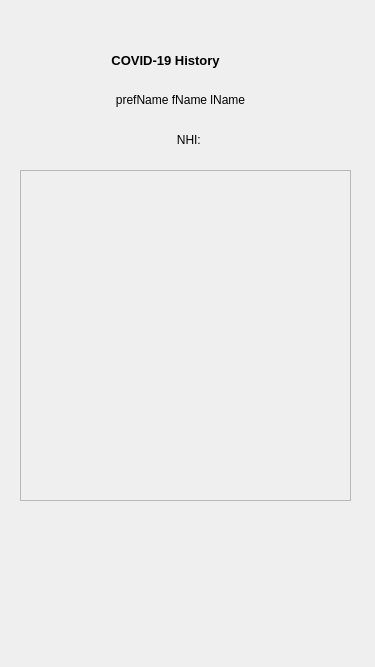
<?xml version="1.0" encoding="UTF-8"?>
<ui version="4.0">
 <class>EUHistory</class>
 <widget class="QWidget" name="EUHistory">
  <property name="geometry">
   <rect>
    <x>0</x>
    <y>0</y>
    <width>375</width>
    <height>667</height>
   </rect>
  </property>
  <property name="windowTitle">
   <string>Form</string>
  </property>
  <widget class="QLabel" name="lbl_c19history">
   <property name="geometry">
    <rect>
     <x>60</x>
     <y>50</y>
     <width>211</width>
     <height>20</height>
    </rect>
   </property>
   <property name="font">
    <font>
     <family>Arial</family>
     <pointsize>10</pointsize>
     <bold>true</bold>
    </font>
   </property>
   <property name="text">
    <string>COVID-19 History</string>
   </property>
   <property name="alignment">
    <set>Qt::AlignCenter</set>
   </property>
  </widget>
  <widget class="QLabel" name="lbl_euName">
   <property name="geometry">
    <rect>
     <x>10</x>
     <y>90</y>
     <width>341</width>
     <height>20</height>
    </rect>
   </property>
   <property name="text">
    <string>prefName fName lName</string>
   </property>
   <property name="alignment">
    <set>Qt::AlignCenter</set>
   </property>
  </widget>
  <widget class="QLabel" name="lbl_nhi">
   <property name="geometry">
    <rect>
     <x>20</x>
     <y>130</y>
     <width>341</width>
     <height>20</height>
    </rect>
   </property>
   <property name="text">
    <string>NHI: </string>
   </property>
   <property name="alignment">
    <set>Qt::AlignCenter</set>
   </property>
  </widget>
  <widget class="QFrame" name="frame">
   <property name="geometry">
    <rect>
     <x>20</x>
     <y>170</y>
     <width>331</width>
     <height>331</height>
    </rect>
   </property>
   <property name="frameShape">
    <enum>QFrame::StyledPanel</enum>
   </property>
   <property name="frameShadow">
    <enum>QFrame::Raised</enum>
   </property>
   <widget class="QWidget" name="widget" native="true">
    <property name="geometry">
     <rect>
      <x>0</x>
      <y>0</y>
      <width>321</width>
      <height>331</height>
     </rect>
    </property>
   </widget>
  </widget>
 </widget>
 <resources/>
 <connections/>
</ui>
